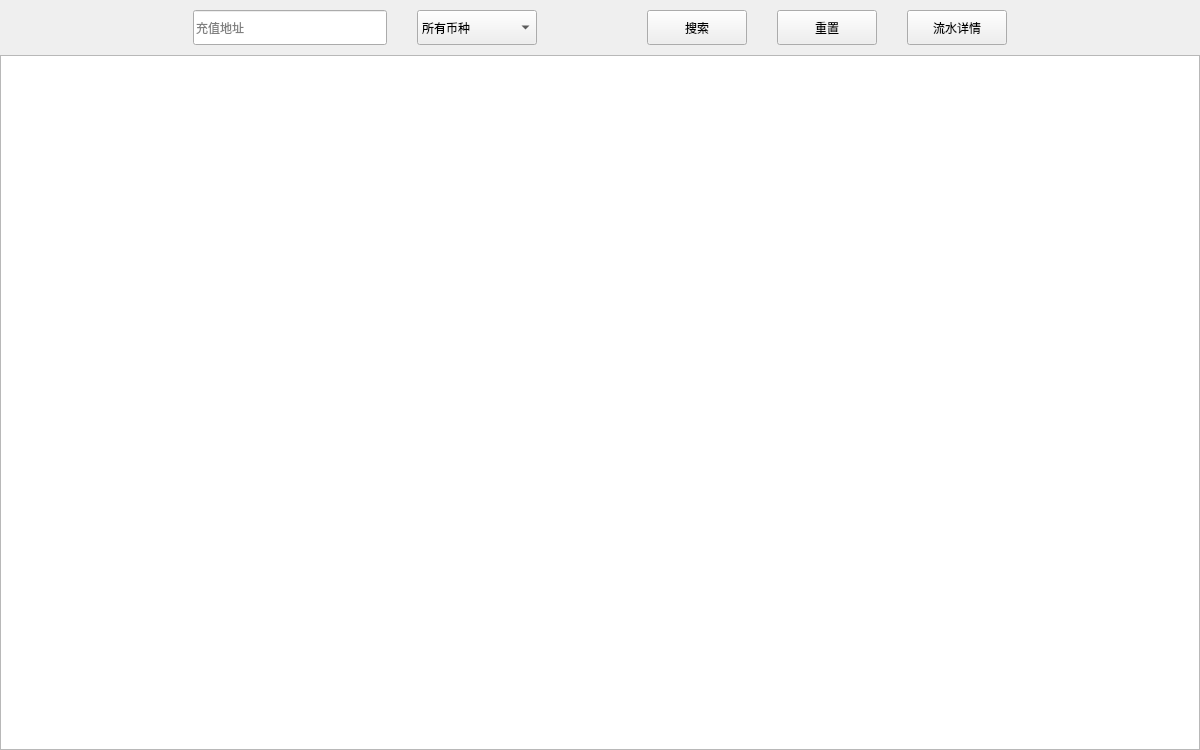
     <widget class="QWidget" name="page_AddrDetail">
      <property name="minimumSize">
       <size>
        <width>1200</width>
        <height>750</height>
       </size>
      </property>
      <layout class="QVBoxLayout" name="verticalLayout_3">
       <property name="spacing">
        <number>10</number>
       </property>
       <property name="leftMargin">
        <number>0</number>
       </property>
       <property name="topMargin">
        <number>10</number>
       </property>
       <property name="rightMargin">
        <number>0</number>
       </property>
       <property name="bottomMargin">
        <number>0</number>
       </property>
       <item>
        <layout class="QHBoxLayout" name="horizontalLayout_4">
         <item>
          <spacer name="horizontalSpacer_12">
           <property name="orientation">
            <enum>Qt::Horizontal</enum>
           </property>
           <property name="sizeHint" stdset="0">
            <size>
             <width>40</width>
             <height>20</height>
            </size>
           </property>
          </spacer>
         </item>
         <item>
          <widget class="QLineEdit" name="le_AddrDetail_DstAddr">
           <property name="minimumSize">
            <size>
             <width>150</width>
             <height>35</height>
            </size>
           </property>
           <property name="styleSheet">
            <string notr="true"/>
           </property>
           <property name="placeholderText">
            <string>充值地址</string>
           </property>
          </widget>
         </item>
         <item>
          <spacer name="horizontalSpacer_14">
           <property name="orientation">
            <enum>Qt::Horizontal</enum>
           </property>
           <property name="sizeType">
            <enum>QSizePolicy::Fixed</enum>
           </property>
           <property name="sizeHint" stdset="0">
            <size>
             <width>20</width>
             <height>20</height>
            </size>
           </property>
          </spacer>
         </item>
         <item>
          <widget class="QComboBox" name="cbx_AddrDetail_CoinType">
           <property name="minimumSize">
            <size>
             <width>120</width>
             <height>35</height>
            </size>
           </property>
           <property name="maximumSize">
            <size>
             <width>120</width>
             <height>35</height>
            </size>
           </property>
           <property name="styleSheet">
            <string notr="true"/>
           </property>
           <item>
            <property name="text">
             <string>所有币种</string>
            </property>
           </item>
          </widget>
         </item>
         <item>
          <spacer name="horizontalSpacer_10">
           <property name="orientation">
            <enum>Qt::Horizontal</enum>
           </property>
           <property name="sizeType">
            <enum>QSizePolicy::Fixed</enum>
           </property>
           <property name="sizeHint" stdset="0">
            <size>
             <width>100</width>
             <height>20</height>
            </size>
           </property>
          </spacer>
         </item>
         <item>
          <widget class="QPushButton" name="btn_AddrDetail_Search">
           <property name="minimumSize">
            <size>
             <width>100</width>
             <height>35</height>
            </size>
           </property>
           <property name="maximumSize">
            <size>
             <width>100</width>
             <height>35</height>
            </size>
           </property>
           <property name="cursor">
            <cursorShape>PointingHandCursor</cursorShape>
           </property>
           <property name="focusPolicy">
            <enum>Qt::NoFocus</enum>
           </property>
           <property name="styleSheet">
            <string notr="true"/>
           </property>
           <property name="text">
            <string>搜索</string>
           </property>
          </widget>
         </item>
         <item>
          <spacer name="horizontalSpacer_15">
           <property name="orientation">
            <enum>Qt::Horizontal</enum>
           </property>
           <property name="sizeType">
            <enum>QSizePolicy::Fixed</enum>
           </property>
           <property name="sizeHint" stdset="0">
            <size>
             <width>20</width>
             <height>20</height>
            </size>
           </property>
          </spacer>
         </item>
         <item>
          <widget class="QPushButton" name="btn_AddrDetail_Reset">
           <property name="minimumSize">
            <size>
             <width>100</width>
             <height>35</height>
            </size>
           </property>
           <property name="maximumSize">
            <size>
             <width>100</width>
             <height>35</height>
            </size>
           </property>
           <property name="cursor">
            <cursorShape>PointingHandCursor</cursorShape>
           </property>
           <property name="focusPolicy">
            <enum>Qt::NoFocus</enum>
           </property>
           <property name="styleSheet">
            <string notr="true"/>
           </property>
           <property name="text">
            <string>重置</string>
           </property>
          </widget>
         </item>
         <item>
          <spacer name="horizontalSpacer_13">
           <property name="orientation">
            <enum>Qt::Horizontal</enum>
           </property>
           <property name="sizeType">
            <enum>QSizePolicy::Fixed</enum>
           </property>
           <property name="sizeHint" stdset="0">
            <size>
             <width>20</width>
             <height>20</height>
            </size>
           </property>
          </spacer>
         </item>
         <item>
          <widget class="QPushButton" name="btn_RunWaterDetail">
           <property name="minimumSize">
            <size>
             <width>100</width>
             <height>35</height>
            </size>
           </property>
           <property name="maximumSize">
            <size>
             <width>100</width>
             <height>35</height>
            </size>
           </property>
           <property name="cursor">
            <cursorShape>PointingHandCursor</cursorShape>
           </property>
           <property name="focusPolicy">
            <enum>Qt::NoFocus</enum>
           </property>
           <property name="styleSheet">
            <string notr="true"/>
           </property>
           <property name="text">
            <string>流水详情</string>
           </property>
          </widget>
         </item>
         <item>
          <spacer name="horizontalSpacer_11">
           <property name="orientation">
            <enum>Qt::Horizontal</enum>
           </property>
           <property name="sizeHint" stdset="0">
            <size>
             <width>40</width>
             <height>20</height>
            </size>
           </property>
          </spacer>
         </item>
        </layout>
       </item>
       <item>
        <layout class="QGridLayout" name="gridLayout_3">
         <property name="spacing">
          <number>0</number>
         </property>
         <item row="0" column="0">
          <widget class="QTableWidget" name="tbw_AddrDetail">
           <property name="minimumSize">
            <size>
             <width>1200</width>
             <height>695</height>
            </size>
           </property>
          </widget>
         </item>
        </layout>
       </item>
      </layout>
     </widget>
